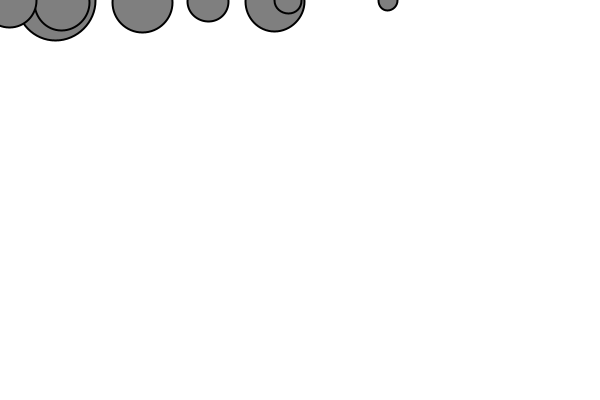
Frame 1 (no input)
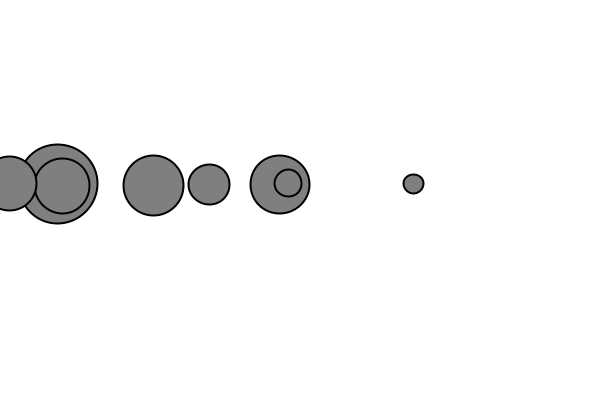
Frame 60 (the mouse pressed at the canvas centre just before this capture)
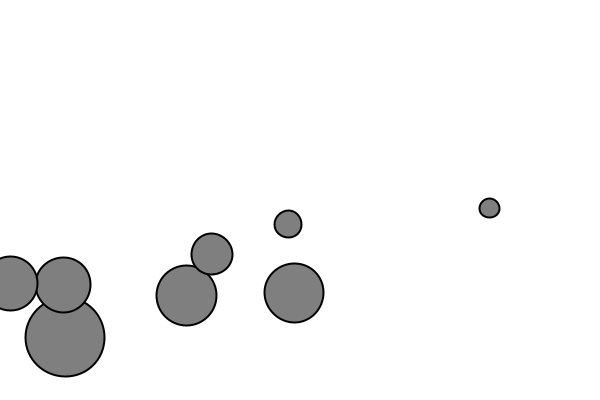
Frame 120 (the mouse held since frame 60 and released just before this capture)

The Processing sketch that drew these frames (run headless with seeded random() and noise(); from frame 60 on, the mouse is pressed at the canvas centre):

// Processing sketch: sketch_2_NOC_2_1_forces_mod_objs
// ── sketch_2_NOC_2_1_forces_mod_objs.pde
Mover[] m;
int num = 8;

void setup() {
  size(600, 400);
  smooth();
  m = new Mover[num];

  for (int i = 0; i<num; i++) {
    m[i] = new Mover(random(width), random(3));
  }
}

void draw() {
  background(255);

  PVector wind = new PVector(0.04, 0);
  PVector gravity = new PVector(0, 0.1);

  for (int i = 0; i<num; i++) {
    m[i].applyForce(gravity);
    m[i].applyForce(wind.div(m[i].winddiv));


    m[i].update();
    m[i].display();
    m[i].checkEdges();
  }
}

// ── Mover.pde
class Mover {

  PVector location;
  PVector velocity;
  PVector acceleration;
  float mass;
  float damp = random(0.4, 0.9);
  float winddiv = map(damp, 0.4, 0.95,2,3);
  float radius = map(damp, 0.4, 0.95, 80, 10);

  Mover(float x, float y) {
    location = new PVector(x, y);
    velocity = new PVector(0, 0);
    acceleration = new PVector(0, 0);
    mass = 1;
  }

  void applyForce(PVector force) {
    PVector f = PVector.div(force, mass);
    acceleration.add(f);
  }

  void update() {
    velocity.add(acceleration);
    location.add(velocity);
    acceleration.mult(0);
  }

  void display() {
    stroke(0);
    strokeWeight(2);
    fill(127);
    ellipse(location.x, location.y, radius, radius);
  }

  void checkEdges() {

    if (location.x > width) {
      location.x = width;
      velocity.x *= -1;
    } else if (location.x < 0) {
      velocity.x *= -damp;
      location.x = 0;
    }

    if (location.y > height) {
      velocity.y *= -damp;
      location.y = height;
    }
  }

}
